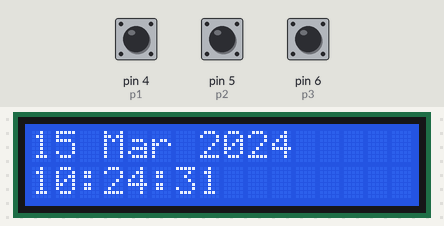
The sketch below on a simulated Arduino Uno, built with avr-gcc and run on an emulated ATmega328P. Shown: 16×2 character LCD. The inputs (shaded band) are chosen by the test bench; at power-on: pin 4 (p1) HIGH, pin 5 (p2) HIGH, pin 6 (p3) HIGH. The local clock reads 2024-03-15 10:24:30 at power-on unless the sketch sets it; what the sketch prints to the serial monitor is not drawn.

Above: at 1.2 s.
1.3 s: pin 4 (p1) pulled LOW for 0.15 s
At 2.7 s:
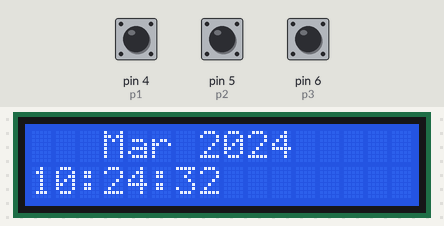
2.9 s: pin 5 (p2) pulled LOW for 0.15 s
At 4.5 s:
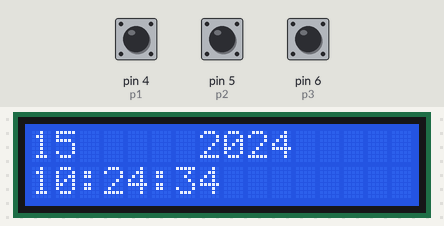
5.5 s: pin 6 (p3) pulled LOW for 0.15 s
At 8.4 s:
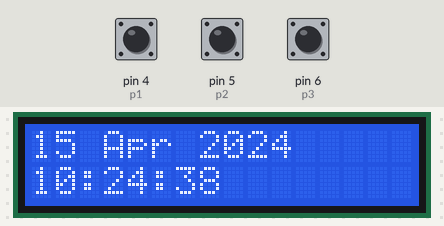
8.6 s: pin 6 (p3) pulled LOW for 3.2 s
At 13.17 s:
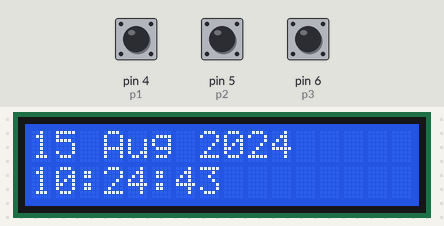
13.3 s: pin 4 (p1) pulled LOW for 1 s
At 14.0 s:
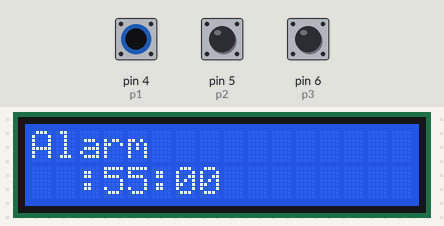
16.3 s: pin 6 (p3) pulled LOW for 1 s
At 18.3 s:
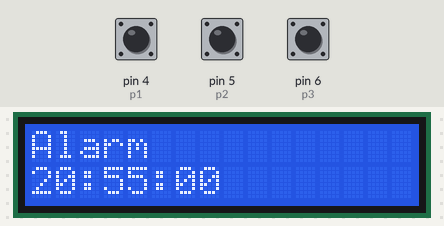
Timing chart, 0 to 19.8 s (numbered marks = the images above; inputs shaded):
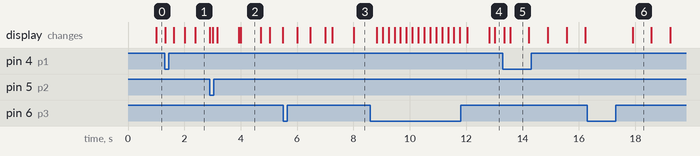

Measured:
- after the input at 1.3 s, the display: first changes at once (image 1 shows a later state)
- after the input at 2.9 s, the display: first changes at once (image 2 shows a later state)
- after the input at 8.6 s, the display: first changes after 0.22 s (image 4 shows a later state)
- after the input at 13.3 s, the display: first changes after 0.05 s (image 5 shows a later state)
- after the input at 16.3 s, the display: changes after 1.6 s (image 6)
- what the display in image 2 shows lasts 0.7 s, from 4.0 s to 4.7 s

The sketch:

alarm.ino
```cpp
// References
// Clock (RTCLib) https://create.arduino.cc/projecthub/Tittiamo/clock-set-date-time-0d46a4
// Alarm Clock https://create.arduino.cc/projecthub/Tittiamo/alarm-clock-f61bad
// LCD https://learn.adafruit.com/adafruit-arduino-lesson-11-lcd-displays-1
// LCD https://learn.adafruit.com/adafruit-arduino-lesson-12-lcd-displays-part-2
// Buzzer (pitch) https://www.arduino.cc/en/Tutorial/ToneMelody

// includes
#include <LiquidCrystal.h>
#include <Wire.h>
#include <RTClib.h>
#include "pitches.h"

// initialize LCD
//const int rs = 12, en = 11, d4 = 5, d5 = 4, d6 = 3, d7 = 2;
const int rs = 7, en = 8, d4 = 9, d5 = 10, d6 = 11, d7 = 12;
LiquidCrystal lcd(rs, en, d4, d5, d6, d7);

// intialize RTC
RTC_DS3231 RTC;
String displayMonths []= {"Jan", "Feb", "Mar", "Apr", "May", "Jun", "Jul", "Aug", "Sep", "Oct", "Nov", "Dec"};

// 3 pins
// pin1 switch mode
// pin2 change switch type
// pin3 increment type
int p1 = 4;
int p2 = 5;
int p3 = 6;
bool p1_pressed = false;
bool p2_pressed = false;
bool p3_pressed = false;

int buzzer = 2;
int buzzer_period = 50;
int melody[] = {
  NOTE_C4, NOTE_G3, NOTE_G3, NOTE_A3, NOTE_G3, 0, NOTE_B3, NOTE_C4
};
int noteDurations[] = {
  4, 8, 8, 4, 4, 4, 4, 4
};
int buzzer_sum = 0;

int DISPLAY_MODE = 1;
int ADJUST_MODE = 2;
int ALARM_MODE = 3;
int CURRENT_MODE = DISPLAY_MODE;

int flash_idx = 1;
bool flash_flag = false;
int flash_counter = 0;

int alarm_hour = 15;
int alarm_minute = 55;
int alarm_second = 0;
bool alarm_on = true;
bool alarm_triggered = false;

void setup() {

  Serial.begin(57600);
  Wire.begin();

  lcd.begin(16, 2);

  pinMode(p1,INPUT_PULLUP);
  pinMode(p2,INPUT_PULLUP);
  pinMode(p3,INPUT_PULLUP);

  //pinMode(buzzer,OUTPUT);

}

String getDisplayTime(int flash_idx) {

  DateTime now = RTC.now();
  int hour;
  int minute;
  int second;

  if(CURRENT_MODE == ALARM_MODE) {
    hour = alarm_hour;
  } else {
    hour = now.hour();
  }

  if(CURRENT_MODE == ALARM_MODE) {
    minute = alarm_minute;
  } else {
    minute = now.minute();
  }

  if(CURRENT_MODE == ALARM_MODE) {
    second = alarm_second;
  } else {
    second = now.second();
  }

  String time;
  if(flash_idx == 4){
    time.concat("  ");
  } else {
    if(hour <= 9) {
      time.concat("0");
    }
    time.concat(hour);
  }
  time.concat(":");

  if(flash_idx == 5) {
    time.concat("  ");
  } else {
    if(minute <= 9) {
      time.concat("0");
    }
    time.concat(minute);
  }
  time.concat(":");

  if(flash_idx == 6){
    time.concat("  ");
  } else {
    if(second <= 9) {
      time.concat("0");
    }
    time.concat(second);
  }

  return time;
}

String getDisplayDate(int flash_idx) {

  DateTime now = RTC.now();
  String date;

  if(flash_idx == 1) {
    date.concat("  ");
  } else {
    if(now.day() <= 9) {
      date.concat("0");
    }
    date.concat(now.day());
  }
  date.concat(" ");

  if(flash_idx == 2) {
    date.concat("   ");
  } else {
    date.concat(displayMonths[now.month()-1]);
  }
  date.concat(" ");

  if(flash_idx == 3) {
    date.concat("    ");
  } else {
    date.concat(now.year());
  }

  //Serial.println(date);

  return date;
}

void updateDateTime(int flash_idx) {

  Serial.println("Update time");

  DateTime now = RTC.now();
  int year = now.year();
  int month = now.month();
  int day = now.day();
  int hour = now.hour();
  int minute = now.minute();
  int second = now.second();

  if(flash_idx == 1) {
    day = day + 1;
    if(day > 31) {
      day = 1;
    }
  } else if (flash_idx == 2) {
    month = month + 1;
    if(month > 12) {
      month = 1;
    }
  } else if (flash_idx == 3) {
    year = year + 1;
    if(year > 2100) {
      year = 2018;
    }
  } else if (flash_idx == 4) {
    hour = hour + 1;
    if(hour > 24) {
      hour = 0;
    }
  } else if (flash_idx == 5) {
    minute = minute + 1;
    if(minute > 60) {
      minute = 0;
    }
  } else if (flash_idx == 6) {
    second = second + 1;
    if(second > 60) {
      second = 0;
    }
  }

  String datetime;
  datetime.concat(day);
  datetime.concat(" ");
  datetime.concat(month);
  datetime.concat(" ");
  datetime.concat(year);
  datetime.concat(" ");
  datetime.concat(hour);
  datetime.concat(" ");
  datetime.concat(minute);
  datetime.concat(" ");
  datetime.concat(second);

  Serial.println(datetime);
  RTC.adjust(DateTime(year,month,day,hour,minute,second));
}

void checkAlarm() {
  if(!alarm_on) {
    alarm_triggered = false;
  } else {
    DateTime now = RTC.now();
    int hour = now.hour();
    int minute = now.minute();
    int second = now.second();

    if(!alarm_triggered) {
      alarm_triggered = hour == alarm_hour && minute == alarm_minute && second == alarm_second;
      if(alarm_triggered) {
        buzzer_sum = 0;
      }
    }
  }
}

void loop() {

  flash_counter = flash_counter + 1;
  if(flash_counter > 100) {
    flash_flag = !flash_flag;
    flash_counter = 0;
  }

  checkAlarm();

  if(alarm_triggered) {

//    buzzer_sum = buzzer_sum + 1;
//    if(buzzer_sum > (sizeof(melody) + 1) * buzzer_period) {
//      buzzer_sum = 0;
//    }

//    Serial.println("Alarm triggered");

    DateTime now = RTC.now();
    int minute = now.minute();
    int second = now.second();

    // stop alarm on any button press
    if(digitalRead(p1) == LOW) {
      Serial.println("Button 1 stop alarm.");
      alarm_triggered = false;
      delay(500);
    } else if(digitalRead(p2) == LOW) {
      Serial.println("Button 2 stop alarm.");
      alarm_triggered = false;
      delay(500);
    } else if(digitalRead(p3) == LOW) {
      Serial.println("Button 3 stop alarm.");
      alarm_triggered = false;
      delay(500);
    } else if(minute == alarm_minute + 1 && second == alarm_second) { // stop alarm after 1 minute
      Serial.println("Auto stop after 1 minute.");
      alarm_triggered = false;
    }

    lcd.setCursor(0,0);
    if(flash_flag) {
      lcd.print("               ");
    } else {
      lcd.print("WAKE UP         ");
    }
    lcd.setCursor(0,1);
    lcd.print(getDisplayTime(0));

//    int note_idx = buzzer_sum/buzzer_period;
//    bool pause = (buzzer_sum % buzzer_period) > (buzzer_period * 0.67) || buzzer_sum > (sizeof(melody) * buzzer_period); // short delay before each tone or after the whole melody
//    Serial.println(buzzer_sum);
//    Serial.print(" ");
//    Serial.print(note_idx);
//    Serial.print(" ");
//    Serial.println(pause);

//    if(!pause) {
//      noTone(buzzer);
//    } else {
      tone(buzzer, melody[0]);
//    }

//    // iterate over the notes of the melody:
//    for (int thisNote = 0; thisNote < 8; thisNote++) {
//
//      // to calculate the note duration, take one second divided by the note type.
//      //e.g. quarter note = 1000 / 4, eighth note = 1000/8, etc.
//      int noteDuration = 1000 / noteDurations[thisNote];
//      tone(8, melody[thisNote], noteDuration);
//
//      // to distinguish the notes, set a minimum time between them.
//      // the note's duration + 30% seems to work well:
//      int pauseBetweenNotes = noteDuration * 1.30;
//      delay(pauseBetweenNotes);
//      // stop the tone playing:
//      noTone(8);
//    }

    return;
  }

  noTone(buzzer);

  if(digitalRead(p1)  == LOW) {
    if(!p1_pressed) {
      p1_pressed = true;
      Serial.println("Button 1 pressed");
      CURRENT_MODE = CURRENT_MODE + 1;
      if(CURRENT_MODE > ALARM_MODE) {
        CURRENT_MODE = DISPLAY_MODE;
      }
      if(CURRENT_MODE == ADJUST_MODE) {
        flash_idx = 1;
      } else if (CURRENT_MODE == ALARM_MODE) {
        flash_idx = 4;
      }
      Serial.print("Mode: ");
      Serial.println(CURRENT_MODE);
    }
  } else {
    p1_pressed = false;
  }

  if(digitalRead(p3)  == LOW) {
    if(!p3_pressed) {
      p3_pressed = true;
      Serial.println("Button 3 pressed");
    }
  } else {
    p3_pressed = false;
  }

  if(digitalRead(p2)  == LOW) {
    if(!p2_pressed) {
      p2_pressed = true;
      Serial.println("Button 2 pressed");

      if(p2_pressed && p3_pressed) {
        Serial.println("Turn alarm on off");
        alarm_on = !alarm_on;
        delay(200);
      } else {
        flash_idx = flash_idx + 1;
        if(CURRENT_MODE == ADJUST_MODE) {
          if(flash_idx > 6) {
            flash_idx =  1;
          }
        } else if (CURRENT_MODE == ALARM_MODE) {
          if(flash_idx > 6) {
            flash_idx = 4;
          }
        }
        Serial.print("Edit index: ");
        Serial.println(flash_idx);
      }
    }
  } else {
    p2_pressed = false;
  }

  if(CURRENT_MODE == DISPLAY_MODE) {
    lcd.setCursor(0,0);
    lcd.print(getDisplayDate(0));
    lcd.setCursor(0,1);
    lcd.print(getDisplayTime(0));
  } else if (CURRENT_MODE == ADJUST_MODE) {

    if(!flash_flag) {
      lcd.setCursor(0,0);
      lcd.print(getDisplayDate(0));
      lcd.setCursor(0,1);
      lcd.print(getDisplayTime(0));
    } else {
      lcd.setCursor(0,0);
      lcd.print(getDisplayDate(flash_idx));
      lcd.setCursor(0,1);
      lcd.print(getDisplayTime(flash_idx));
    }

    if(p3_pressed) {
      updateDateTime(flash_idx);
      p3_pressed = false;
      delay(200);
    }

  } else if (CURRENT_MODE == ALARM_MODE) {

    lcd.setCursor(0,0);
    lcd.print("Alarm           ");

    if(alarm_on) {
      if(!flash_flag) {
        lcd.setCursor(0,1);
        lcd.print(getDisplayTime(0));
      } else {
        lcd.setCursor(0,1);
        lcd.print(getDisplayTime(flash_idx));
      }
    } else {
      lcd.setCursor(0,1);
      lcd.print("Off             ");
    }

    if(alarm_on && p3_pressed) {
      if(flash_idx == 4) {
        alarm_hour = alarm_hour + 1;
        if(alarm_hour > 24) {
          alarm_hour = 0;
        }
      } else if (flash_idx == 5) {
        alarm_minute = alarm_minute + 1;
        if(alarm_minute > 60) {
          alarm_minute = 0;
        }
      } else if (flash_idx == 6) {
        alarm_second = alarm_second + 1;
        if(alarm_second > 60) {
          alarm_second = 0;
        }
      }

      Serial.print("Alarm: ");
      Serial.print(alarm_hour);
      Serial.print(":");
      Serial.print(alarm_minute);
      Serial.print(":");
      Serial.println(alarm_second);

      p3_pressed = false;
      delay(200);
    }
  }

}
```

pitches.h
```cpp
/*************************************************
 * Public Constants
 *************************************************/

#define NOTE_B0  31
#define NOTE_C1  33
#define NOTE_CS1 35
#define NOTE_D1  37
#define NOTE_DS1 39
#define NOTE_E1  41
#define NOTE_F1  44
#define NOTE_FS1 46
#define NOTE_G1  49
#define NOTE_GS1 52
#define NOTE_A1  55
#define NOTE_AS1 58
#define NOTE_B1  62
#define NOTE_C2  65
#define NOTE_CS2 69
#define NOTE_D2  73
#define NOTE_DS2 78
#define NOTE_E2  82
#define NOTE_F2  87
#define NOTE_FS2 93
#define NOTE_G2  98
#define NOTE_GS2 104
#define NOTE_A2  110
#define NOTE_AS2 117
#define NOTE_B2  123
#define NOTE_C3  131
#define NOTE_CS3 139
#define NOTE_D3  147
#define NOTE_DS3 156
#define NOTE_E3  165
#define NOTE_F3  175
#define NOTE_FS3 185
#define NOTE_G3  196
#define NOTE_GS3 208
#define NOTE_A3  220
#define NOTE_AS3 233
#define NOTE_B3  247
#define NOTE_C4  262
#define NOTE_CS4 277
#define NOTE_D4  294
#define NOTE_DS4 311
#define NOTE_E4  330
#define NOTE_F4  349
#define NOTE_FS4 370
#define NOTE_G4  392
#define NOTE_GS4 415
#define NOTE_A4  440
#define NOTE_AS4 466
#define NOTE_B4  494
#define NOTE_C5  523
#define NOTE_CS5 554
#define NOTE_D5  587
#define NOTE_DS5 622
#define NOTE_E5  659
#define NOTE_F5  698
#define NOTE_FS5 740
#define NOTE_G5  784
#define NOTE_GS5 831
#define NOTE_A5  880
#define NOTE_AS5 932
#define NOTE_B5  988
#define NOTE_C6  1047
#define NOTE_CS6 1109
#define NOTE_D6  1175
#define NOTE_DS6 1245
#define NOTE_E6  1319
#define NOTE_F6  1397
#define NOTE_FS6 1480
#define NOTE_G6  1568
#define NOTE_GS6 1661
#define NOTE_A6  1760
#define NOTE_AS6 1865
#define NOTE_B6  1976
#define NOTE_C7  2093
#define NOTE_CS7 2217
#define NOTE_D7  2349
#define NOTE_DS7 2489
#define NOTE_E7  2637
#define NOTE_F7  2794
#define NOTE_FS7 2960
#define NOTE_G7  3136
#define NOTE_GS7 3322
#define NOTE_A7  3520
#define NOTE_AS7 3729
#define NOTE_B7  3951
#define NOTE_C8  4186
#define NOTE_CS8 4435
#define NOTE_D8  4699
#define NOTE_DS8 4978
```
